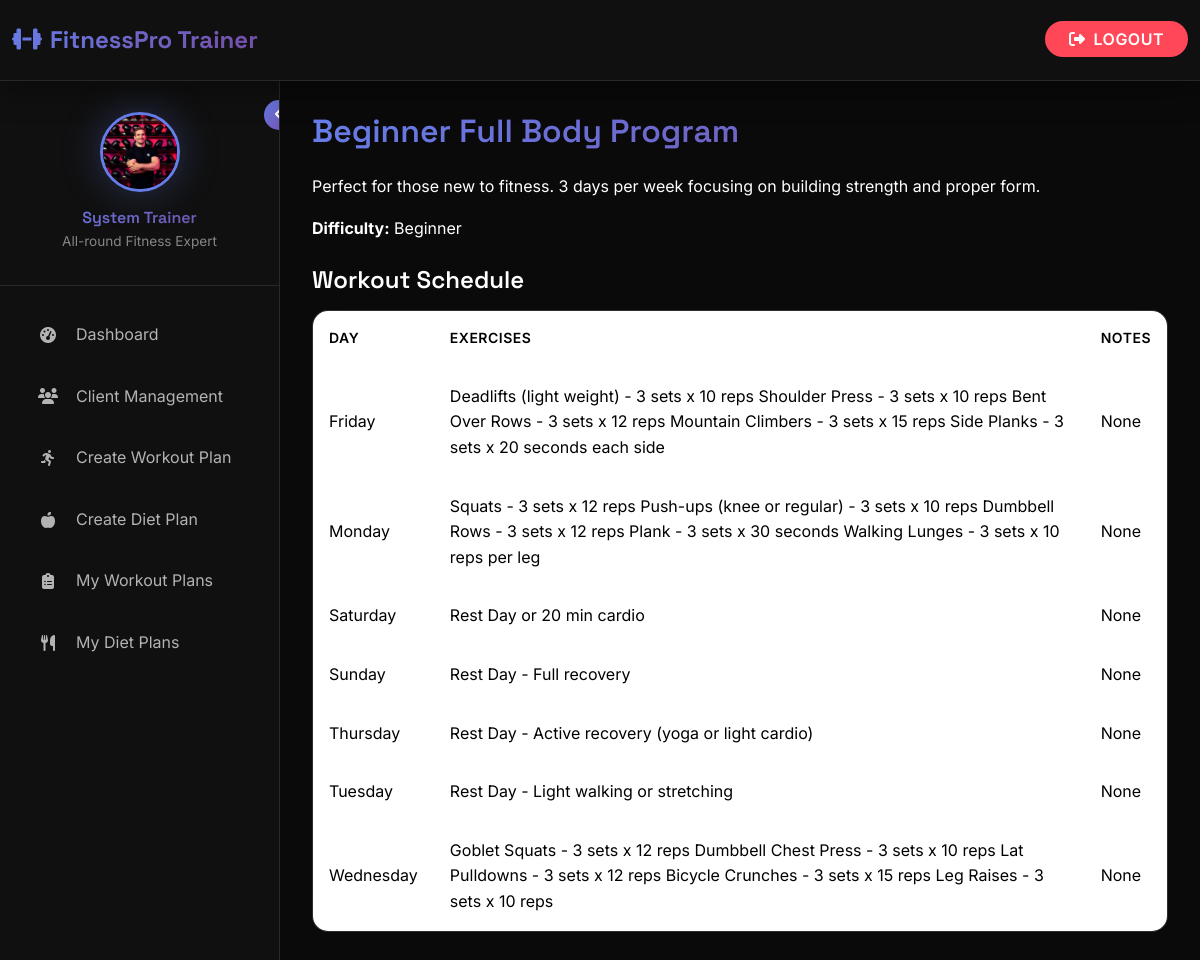
/trainer/workout_plan/2/ (signed in), run on the app's committed database.
### gym_management/gym_app/models.py (models this page shows, shortened)
class Trainer(models.Model):
    first_name = models.CharField(max_length=50)
    last_name = models.CharField(max_length=50)
    email = models.CharField(max_length=50, null=True, blank=True)
    phone_number = models.CharField(max_length=20)
    username = models.CharField(max_length=150, unique=True)
    password = models.CharField(max_length=100)
    specialization = models.CharField(max_length=200, null=True, blank=True)
    image = models.ImageField(upload_to="trainers/", default="trainers/default.png", null=True, blank=True)
    created_at = models.DateTimeField(auto_now_add=True)

class WorkoutPlan(models.Model):
    trainer = models.ForeignKey(Trainer, on_delete=models.CASCADE, related_name='workout_plans')
    name = models.CharField(max_length=200)
    description = models.TextField()
    difficulty_level = models.CharField(max_length=50, choices=[
        ('beginner', 'Beginner'),
        ('intermediate', 'Intermediate'),
        ('advanced', 'Advanced')
    ])
    created_at = models.DateTimeField(auto_now_add=True)
    is_default = models.BooleanField(default=False)

class WorkoutDay(models.Model):
    workout_plan = models.ForeignKey(WorkoutPlan, on_delete=models.CASCADE, related_name='workout_days')
    day_name = models.CharField(max_length=20, choices=[
        ('Monday', 'Monday'),
        ('Tuesday', 'Tuesday'),
        ('Wednesday', 'Wednesday'),
        ('Thursday', 'Thursday'),
        ('Friday', 'Friday'),
        ('Saturday', 'Saturday'),
        ('Sunday', 'Sunday')
    ])
    exercises = models.TextField(help_text="Enter exercises (one per line with sets/reps)")
    notes = models.TextField(blank=True, null=True)
    class Meta:
        ordering = ['day_name']
        unique_together = ['workout_plan', 'day_name']

### gym_management/gym_app/views.py (the view)
# urls.py: path('trainer/workout_plan/<int:plan_id>/', views.workout_plan_detail, name='workout_plan_detail'),
def workout_plan_detail(request, plan_id):
    if 'trainer_id' not in request.session:
        return redirect('/trainer_login')
    trainer = get_object_or_404(Trainer, id=request.session['trainer_id'])
    workout_plan = get_object_or_404(WorkoutPlan, id=plan_id, trainer=trainer)
    workout_days = WorkoutDay.objects.filter(workout_plan=workout_plan)
    return render(request, 'trainer/workout_plan_detail.html', {
        'trainer': trainer,  # ✅ add this
        'workout_plan': workout_plan,
        'workout_days': workout_days
    })

### gym_management/gym_app/context_processors.py (called while the page is built)
def logged_in_user(request):
    user = None
    trainer = None
    if request.session.get('user_id'):
        try:
            user = Gym_user.objects.get(id=request.session['user_id'])
        except Gym_user.DoesNotExist:
            user = None
    elif request.session.get('trainer_id'):
        try:
            trainer = Trainer.objects.get(id=request.session['trainer_id'])
        except Trainer.DoesNotExist:
            trainer = None
    return {'logged_in_user': user, 'logged_in_trainer': trainer}

def gym_info_context(request):
    gym_info = GymInfo.objects.first()
    return {
        'gym_info': gym_info
    }

### gym_management/gym_app/templates/trainer/workout_plan_detail.html (shortened to what this page needs)
{% extends 'base_trainer.html' %}
{% block content %}
<h2 class="gradient-text mb-4">{{ workout_plan.name }}</h2>
<p>{{ workout_plan.description }}</p>
<p><strong>Difficulty:</strong> {{ workout_plan.difficulty_level|title }}</p>
<h4 class="mt-4 mb-3">Workout Schedule</h4>
<div class="table-responsive">
  <table class="table">
    <thead>
      <tr>
        <th>Day</th>
        <th>Exercises</th>
        <th>Notes</th>
      </tr>
    </thead>
    <tbody>
      {% for day in workout_days %}
      <tr>
        <td>{{ day.day_name }}</td>
        <td>{{ day.exercises }}</td>
        <td>{{ day.notes }}</td>
      </tr>
      {% empty %}
      <tr><td colspan="3">No exercises added yet.</td></tr>
      {% endfor %}
    </tbody>
  </table>
</div>
{% endblock %}

### gym_management/gym_app/templates/base_trainer.html (shortened to what this page needs)
{% load static %}
<!DOCTYPE html>
<html lang="en">
<head>
    <link href="https://cdn.jsdelivr.net/npm/bootstrap@5.3.2/dist/css/bootstrap.min.css" rel="stylesheet">
    <link rel="stylesheet" href="https://cdnjs.cloudflare.com/ajax/libs/font-awesome/6.5.0/css/all.min.css">
    <link href="https://unpkg.com/aos@2.3.1/dist/aos.css" rel="stylesheet">
</head>
<body>
    <div class="admin-wrapper">
        <nav class="navbar navbar-expand-lg admin-navbar">
            <div class="container-fluid">
                <a class="navbar-brand" href="{% url 'trainer_dashboard' %}">
                    <i class="fas fa-dumbbell me-2"></i>FitnessPro Trainer
                </a>
                <div class="ms-auto">
                    <a href="{% url 'logout' %}" class="logout-btn">
                        <i class="fas fa-sign-out-alt me-2"></i>Logout
                    </a>
                </div>
            </div>
        </nav>
        <aside class="admin-sidebar" id="adminSidebar">
            <button class="sidebar-toggle d-none d-lg-block" onclick="toggleSidebar()">
                <i class="fas fa-angle-left" id="toggleIcon"></i>
            </button>
            <div class="admin-user-info">
                <div class="admin-user-avatar-container" id="trainer-avatar-container">
                    {% if trainer.image %}
                        <img src="{{ trainer.image.url }}" class="admin-user-avatar" id="trainer-profile-avatar" alt="Trainer Avatar">
                    {% else %}
                        <img src="{% static 'images/find_user.png' %}" class="admin-user-avatar" id="trainer-profile-avatar" alt="Trainer Avatar">
                    {% endif %}
                </div>
                <div class="trainer-details">
                    <h6 class="gradient-text">{{ trainer.first_name }} {{ trainer.last_name }}</h6>
                    <small   style = "color : var(--text-muted)"  >{{ trainer.specialization|default:"Fitness Trainer" }}</small>
                </div>
            </div>
            <nav class="admin-nav">
                <div class="admin-nav-item">
                    <a href="{% url 'trainer_dashboard' %}" class="admin-nav-link {% if request.path == '/trainer/dashboard' %}active{% endif %}">
                        <i class="fas fa-tachometer-alt"></i>
                        <span>Dashboard</span>
                    </a>
                </div>
                <div class="admin-nav-item">
                    <a href="{% url 'trainer_clients' %}" class="admin-nav-link {% if request.path == '/trainer/clients' %}active{% endif %}">
                        <i class="fas fa-users"></i>
                        <span>Client Management</span>
                    </a>
                </div>
                <div class="admin-nav-item">
                    <a href="{% url 'create_workout_plan_page' %}" class="admin-nav-link {% if request.path == '/trainer/create-workout-plan' %}active{% endif %}">
                        <i class="fas fa-running"></i>
                        <span>Create Workout Plan</span>
                    </a>
                </div>
                <div class="admin-nav-item">
                    <a href="{% url 'create_diet_plan_page' %}" class="admin-nav-link {% if request.path == '/trainer/create-diet-plan' %}active{% endif %}">
                        <i class="fas fa-apple-alt"></i>
                        <span>Create Diet Plan</span>
                    </a>
                </div>
                <div class="admin-nav-item">
                    <a href="{% url 'trainer_workout_plans' %}" class="admin-nav-link {% if request.path == '/trainer/workout-plans' %}active{% endif %}">
                        <i class="fas fa-clipboard-list"></i>
                        <span>My Workout Plans</span>
                    </a>
                </div>
                <div class="admin-nav-item">
                    <a href="{% url 'trainer_diet_plans' %}" class="admin-nav-link {% if request.path == '/trainer/diet-plans' %}active{% endif %}">
                        <i class="fas fa-utensils"></i>
                        <span>My Diet Plans</span>
                    </a>
                </div>
            </nav>
        </aside>
        <main class="admin-content" id="adminContent">
            {% block content %}{% endblock %}
        </main>
    </div>
</body>
</html>

### data on the page
Trainer: image (picture), first_name "System", last_name "Trainer", specialization "All-round Fitness Expert"
WorkoutPlan: name "Beginner Full Body Program", description "Perfect for those new to fitness. 3 days per week focusing on building strength and proper form.", difficulty_level "Beginner"
WorkoutDay: day_name "Friday", exercises "Deadlifts (light weight) - 3 sets x 10 reps Shoulder Press - 3 sets x 10 reps Bent Over Rows - 3 sets x 12 reps Mountain Climbers - 3 sets x 15 reps Side Planks - 3 sets x 20 seconds each side", notes "None"
WorkoutDay: day_name "Monday", exercises "Squats - 3 sets x 12 reps Push-ups (knee or regular) - 3 sets x 10 reps Dumbbell Rows - 3 sets x 12 reps Plank - 3 sets x 30 seconds Walking Lunges - 3 sets x 10 reps per leg", notes "None"
WorkoutDay: day_name "Saturday", exercises "Rest Day or 20 min cardio", notes "None"
WorkoutDay: day_name "Sunday", exercises "Rest Day - Full recovery", notes "None"
WorkoutDay: day_name "Thursday", exercises "Rest Day - Active recovery (yoga or light cardio)", notes "None"
WorkoutDay: day_name "Tuesday", exercises "Rest Day - Light walking or stretching", notes "None"
WorkoutDay: day_name "Wednesday", exercises "Goblet Squats - 3 sets x 12 reps Dumbbell Chest Press - 3 sets x 10 reps Lat Pulldowns - 3 sets x 12 reps Bicycle Crunches - 3 sets x 15 reps Leg Raises - 3 sets x 10 reps", notes "None"
